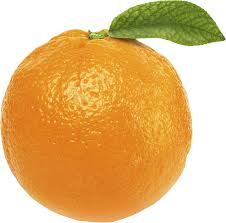
#> input picture naranja.png, 226 x 223 px
$ python paso6.py
#> lines starting #> are read from the running program, lines starting #| are printed output that depends on the picture
#Cuando abres un archivo gráfico con CV2
#y quieres llevarlo a MATPLOTLIB
#debes transformar de BGR a RGB que maneja MATPLOTLIB
import cv2
import matplotlib.pyplot as plt

img = cv2.imread('naranja.png')
#> img is the input picture: shape (223, 226, 3); mean B, G, R 119.5, 183.3, 227.3

img_rgb = cv2.cvtColor(img, cv2.COLOR_BGR2RGB)

R, G, B = cv2.split(img_rgb)
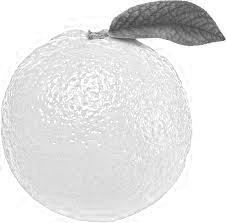
#> R: shape (223, 226); min 63, max 255, mean 227.3
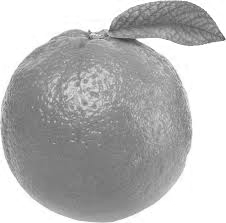
#> G: shape (223, 226); min 58, max 255, mean 183.3
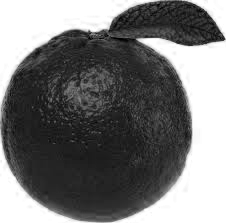
#> B: shape (223, 226); min 0, max 255, mean 119.5
plt.figure(figsize=(10,4))
plt.subplot(1,3,1)
plt.imshow(R, cmap='gray')
plt.title("Canal Rojo")
plt.subplot(1,3,2)
plt.imshow(G, cmap='gray')
plt.title("Canal Verde")
plt.subplot(1,3,3)
plt.imshow(B, cmap='gray')
plt.title("Canal Azul")
#plt.imshow(img_rgb)
#plt.imshow(img)
plt.show()
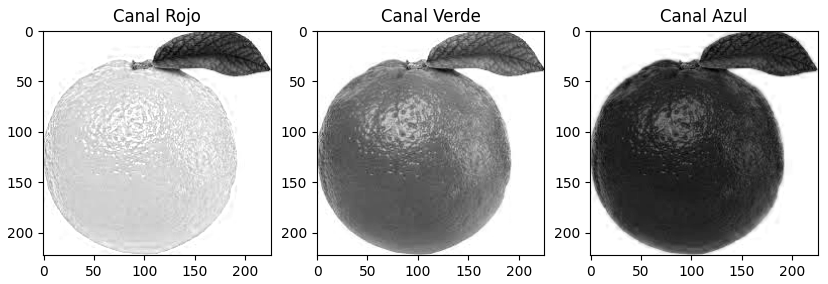
#> figure drawn by matplotlib, 3 panels
